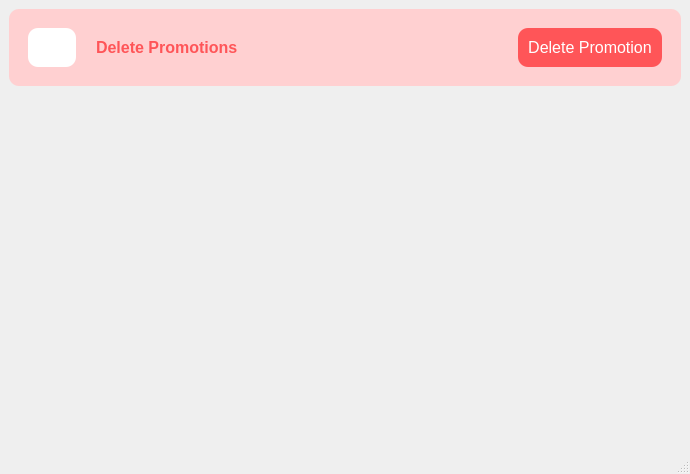
<?xml version="1.0" encoding="UTF-8"?>
<ui version="4.0">
 <class>DeletePromotion</class>
 <widget class="QMainWindow" name="DeletePromotion">
  <property name="geometry">
   <rect>
    <x>0</x>
    <y>0</y>
    <width>690</width>
    <height>474</height>
   </rect>
  </property>
  <property name="windowTitle">
   <string>Delete Promotions</string>
  </property>
  <property name="windowIcon">
   <iconset>
    <normalon>:/resources/promotion-icons/discount-red.svg</normalon>
   </iconset>
  </property>
  <property name="styleSheet">
   <string notr="true"/>
  </property>
  <widget class="QWidget" name="centralwidget">
   <layout class="QHBoxLayout" name="horizontalLayout">
    <item>
     <layout class="QVBoxLayout" name="verticalLayout">
      <item>
       <widget class="QFrame" name="gridFrame">
        <property name="sizePolicy">
         <sizepolicy hsizetype="Preferred" vsizetype="Fixed">
          <horstretch>0</horstretch>
          <verstretch>0</verstretch>
         </sizepolicy>
        </property>
        <property name="styleSheet">
         <string notr="true">background-color: rgb(255, 208, 209);
padding:10px;
border-radius:10px;</string>
        </property>
        <layout class="QHBoxLayout" name="horizontalLayout_2">
         <item>
          <widget class="QLabel" name="label_2">
           <property name="sizePolicy">
            <sizepolicy hsizetype="Fixed" vsizetype="Fixed">
             <horstretch>0</horstretch>
             <verstretch>0</verstretch>
            </sizepolicy>
           </property>
           <property name="maximumSize">
            <size>
             <width>48</width>
             <height>48</height>
            </size>
           </property>
           <property name="styleSheet">
            <string notr="true">background-color: rgb(255, 255, 255);
padding:4px;
border-radius:10px;</string>
           </property>
           <property name="text">
            <string/>
           </property>
           <property name="pixmap">
            <pixmap resource="resources.qrc">:/resources/promotion-icons/discount-red.svg</pixmap>
           </property>
           <property name="scaledContents">
            <bool>true</bool>
           </property>
          </widget>
         </item>
         <item>
          <widget class="QLabel" name="label">
           <property name="font">
            <font>
             <pointsize>12</pointsize>
             <bold>true</bold>
            </font>
           </property>
           <property name="styleSheet">
            <string notr="true">color: rgb(255, 85, 88);</string>
           </property>
           <property name="text">
            <string>Delete Promotions</string>
           </property>
          </widget>
         </item>
         <item>
          <widget class="QPushButton" name="Delete_btn">
           <property name="sizePolicy">
            <sizepolicy hsizetype="Fixed" vsizetype="Fixed">
             <horstretch>0</horstretch>
             <verstretch>0</verstretch>
            </sizepolicy>
           </property>
           <property name="font">
            <font>
             <pointsize>12</pointsize>
            </font>
           </property>
           <property name="styleSheet">
            <string notr="true">QPushButton{
	color: rgb(255, 255, 255);
	background-color: rgb(255, 85, 88);
	border:none;
	padding:10px;
}
QPushButton:hover{
	background-color: rgb(194, 65, 69);
}</string>
           </property>
           <property name="text">
            <string>Delete Promotion</string>
           </property>
          </widget>
         </item>
        </layout>
       </widget>
      </item>
      <item>
       <widget class="QFrame" name="frame">
        <property name="styleSheet">
         <string notr="true">QTableView {
    border: 1px solid #d3d3d3;  /* Border around the entire table */
    selection-background-color: #a1c4fd;  /* Background color for selected cells */
    selection-color: white;  /* Text color for selected cells */
    alternate-background-color: #f2f2f2;  /* Background color for alternate rows */
    gridline-color: #cccccc;  /* Color of gridlines separating cells */
    background-color: #ffffff;  /* Background color of the table */
}

/* Styling for individual cells */
QTableView::item {
    padding: 2px;  /* Padding inside each cell */
	font-size:12px;
    color: black;  /* Default text color */
    background-color: white;  /* Default background color of cells */
}

/* Styling for selected cells */
QTableView::item:selected {
    background-color: rgb(255, 85, 88);  /* Background color for selected cells */
    color: white;  /* Text color for selected cells */
}

/* Row Styling (for alternate rows) */
QTableView::item:alternate {
    background-color: #f9f9f9;  /* Background color for alternate rows */
}

/* Styling for header cells */
QHeaderView::section {
    background-color: #2c3e50;  /* Header background color */
    color: white;  /* Header text color */
    padding: 5px;  /* Padding for header cells */
    font-weight: bold;  /* Bold font for header text */
    text-align: center;  /* Center-align header text */
}

/* Header horizontal lines */
QHeaderView::section:horizontal {
    border-right: 1px solid #d3d3d3;  /* Border between header cells */
}

/* For sorting indicators in the header */
QHeaderView::indicator:checked {
    background-color: #0078d4;  /* Sorting indicator background color */
}
</string>
        </property>
        <layout class="QHBoxLayout" name="table_horizontalLayout"/>
       </widget>
      </item>
     </layout>
    </item>
   </layout>
  </widget>
  <widget class="QMenuBar" name="menubar">
   <property name="geometry">
    <rect>
     <x>0</x>
     <y>0</y>
     <width>690</width>
     <height>21</height>
    </rect>
   </property>
  </widget>
  <widget class="QStatusBar" name="statusbar"/>
 </widget>
 <resources>
  <include location="resources.qrc"/>
 </resources>
 <connections/>
</ui>
